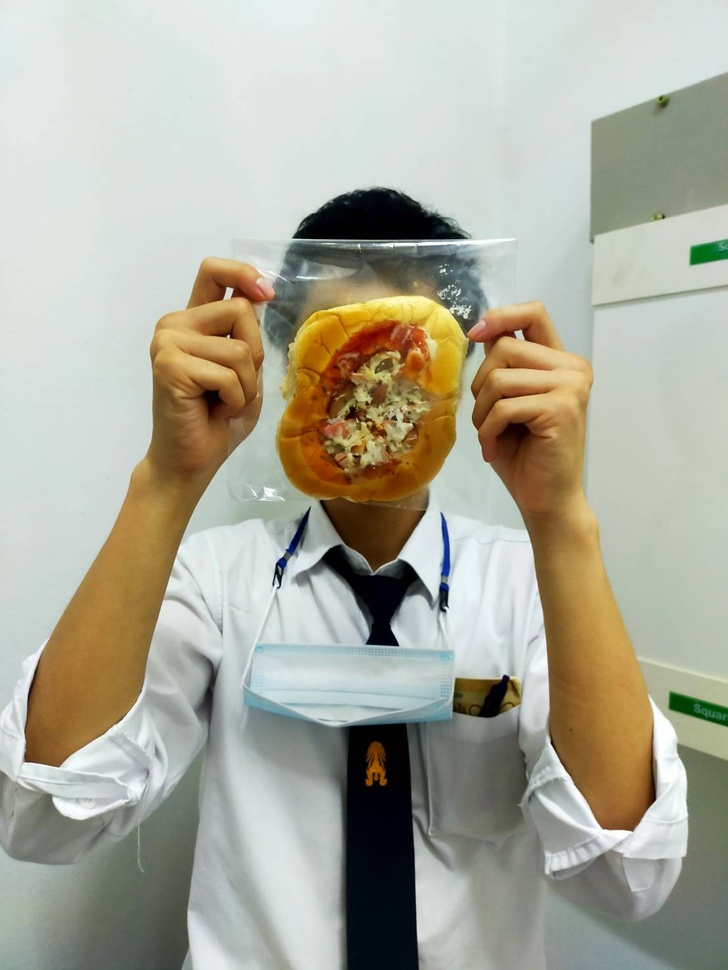
#> input picture 18558.jpg, 728 x 970 px, shrunk from 1108 x 1477 before the run
$ python power_law.py
#> lines starting #> are read from the running program, lines starting #| are printed output that depends on the picture
import cv2 as cv
import numpy as np

def power_law(img_in,gamma): # ที่อยู่ไฟล์ gamma
    gamma_corrected = (img_in / 255) ** gamma
    gamma_corrected = gamma_corrected*255
    return np.array(gamma_corrected , dtype="uint8")


if __name__  == "__main__":
    part="./18558.jpg"
    img_in = cv.imread(part,cv.IMREAD_GRAYSCALE)
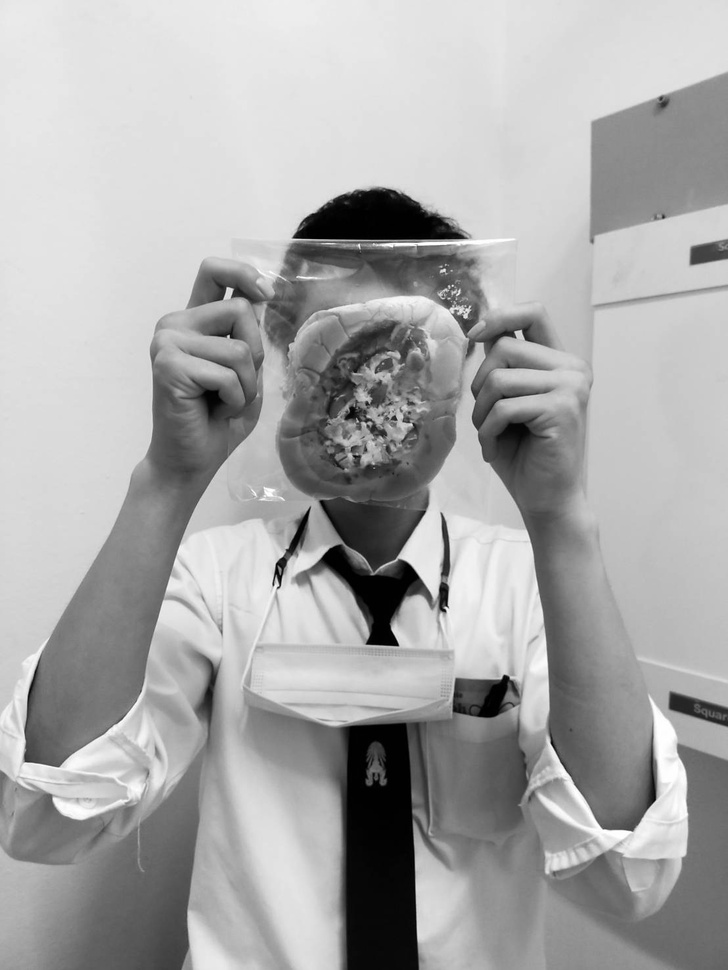
#> img_in: shape (970, 728); min 0, max 255, mean 169
    img_out = power_law(img_in,0.2)
#> in power_law, `gamma_corrected = (img_in / 255) ** gamma`:
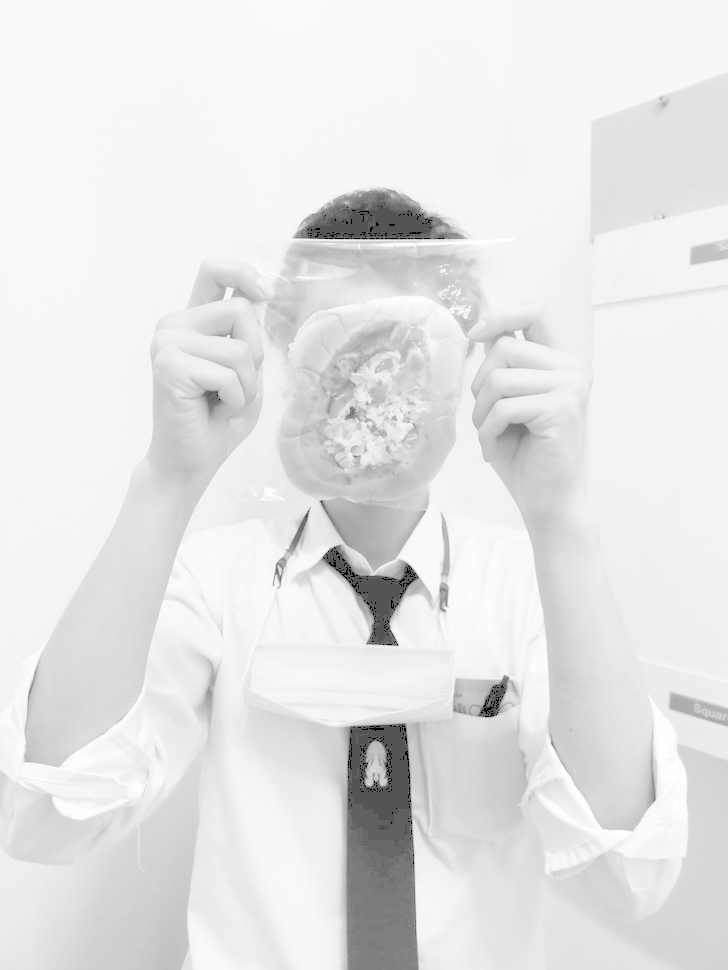
#> gamma_corrected: shape (970, 728) float64; min 0, max 1, mean 0.901
    cv.imwrite("demo1.png" , img_out)

$ run again, with 18555.jpg copied over 18558.jpg
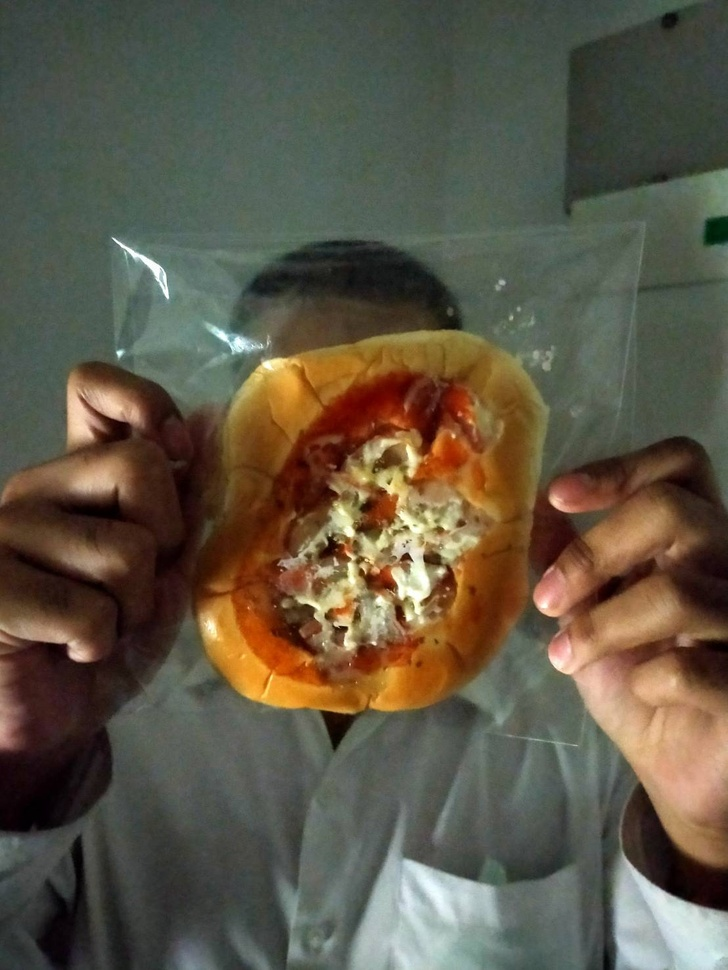
#> input picture 18555.jpg, 728 x 970 px, shrunk from 1108 x 1477 before the run
#> `img_in = cv.imread(part,cv.IMREAD_GRAYSCALE)`:
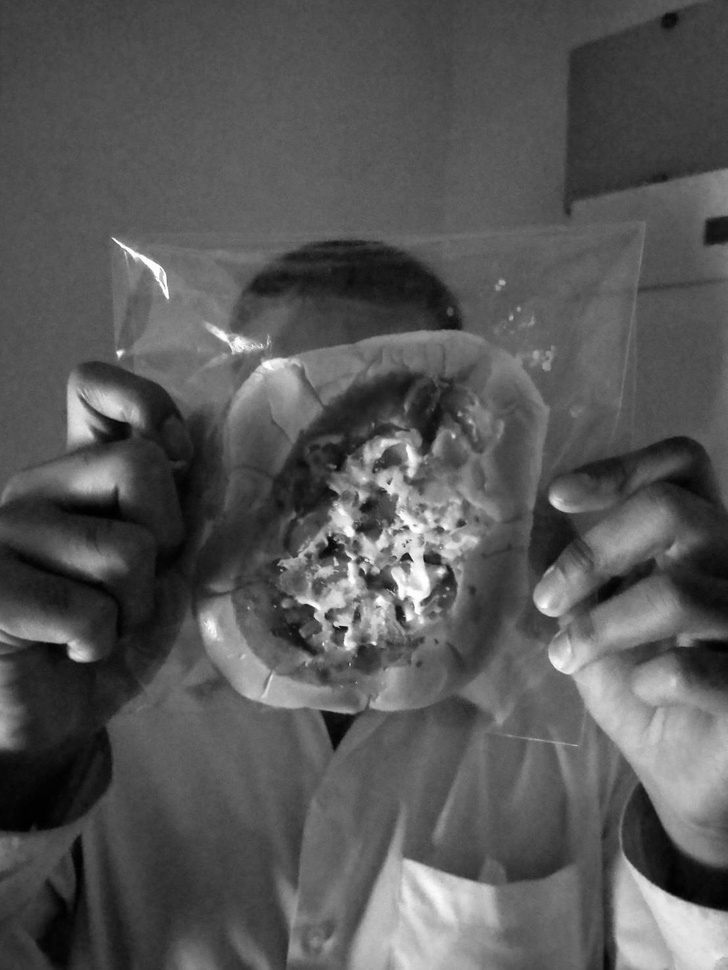
#> img_in: shape (970, 728); min 0, max 255, mean 87.2
#> in power_law, `gamma_corrected = (img_in / 255) ** gamma`:
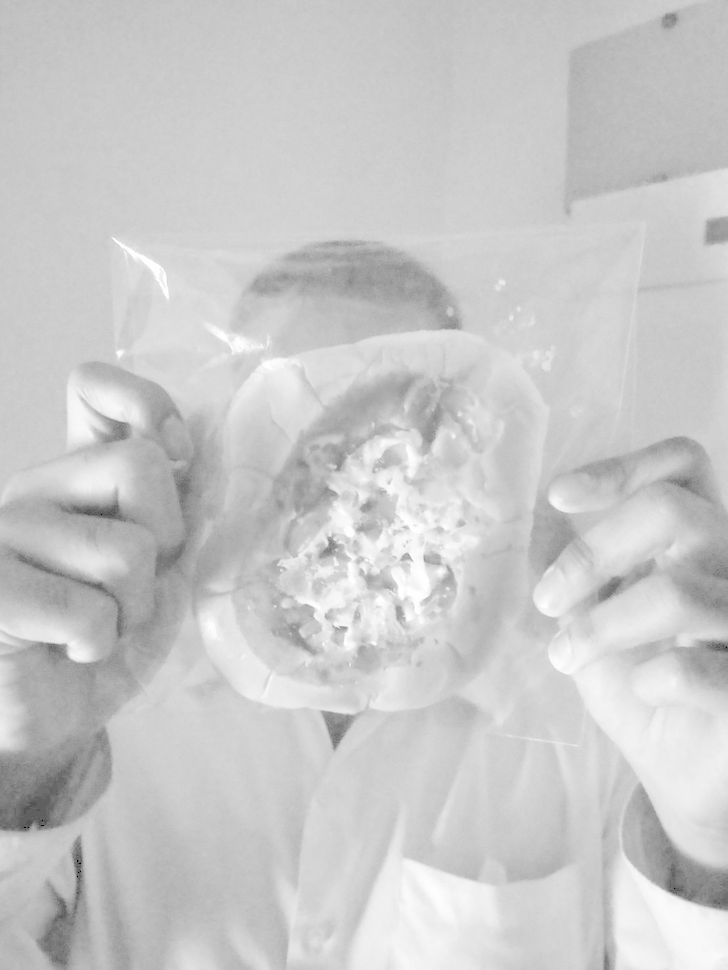
#> gamma_corrected: shape (970, 728) float64; min 0, max 1, mean 0.791

$ run again, with 18556.jpg copied over 18558.jpg
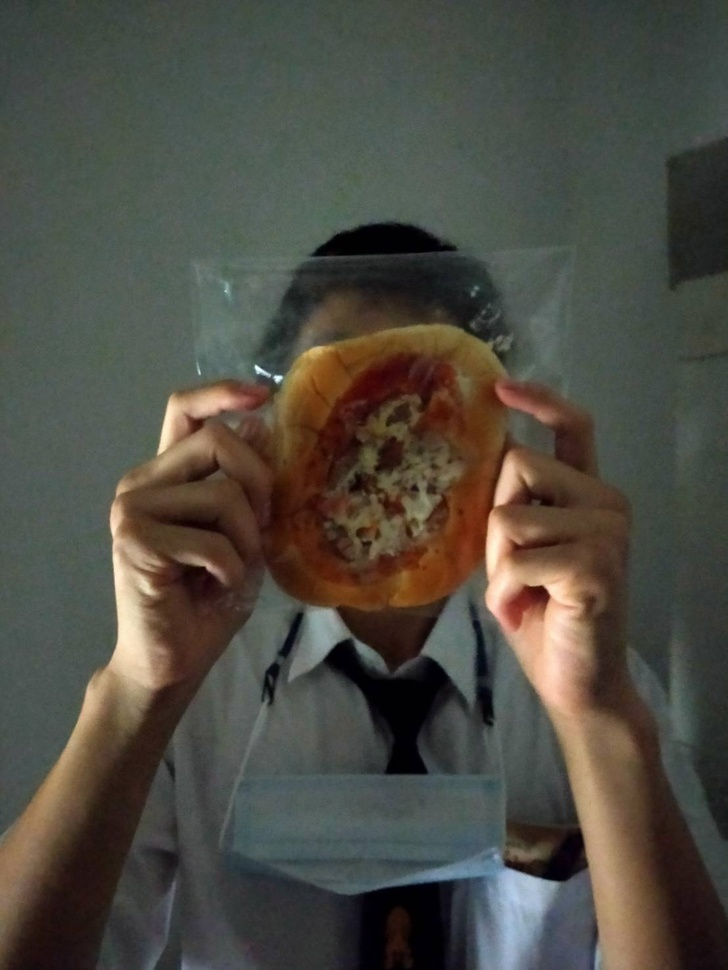
#> input picture 18556.jpg, 728 x 970 px, shrunk from 1108 x 1477 before the run
#> `img_in = cv.imread(part,cv.IMREAD_GRAYSCALE)`:
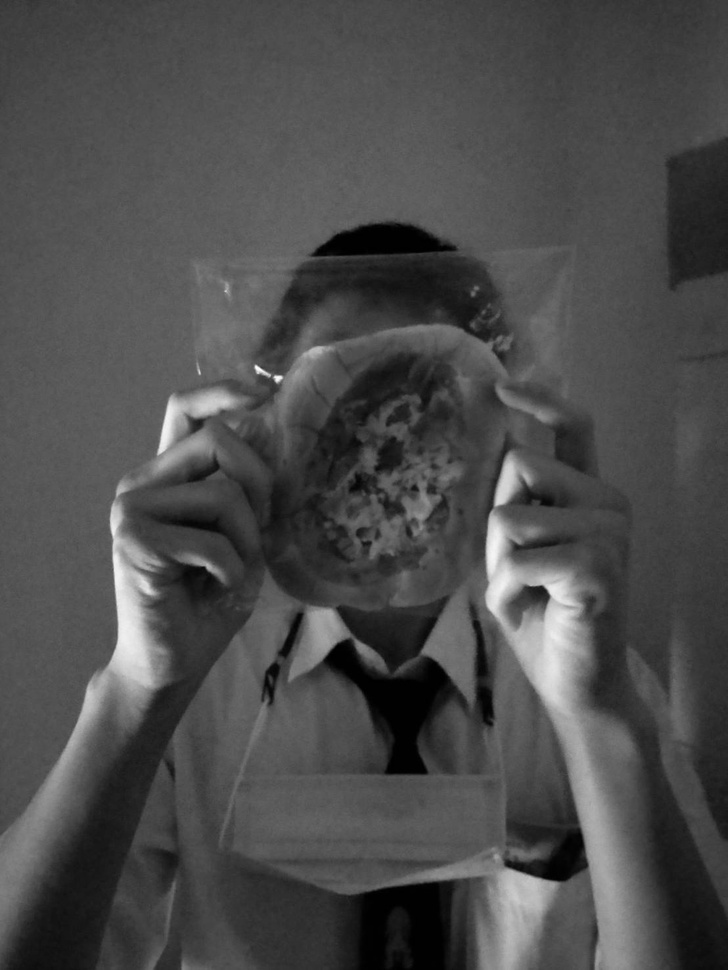
#> img_in: shape (970, 728); min 0, max 252, mean 75.5
#> in power_law, `gamma_corrected = (img_in / 255) ** gamma`:
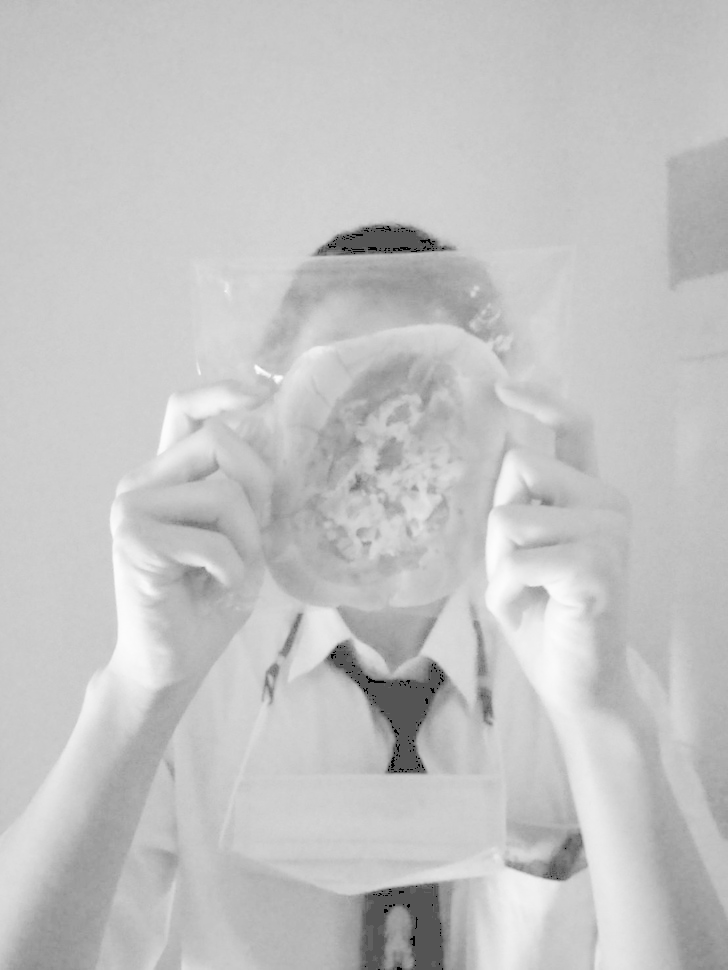
#> gamma_corrected: shape (970, 728) float64; min 0, max 0.998, mean 0.768

$ run again, with 18557.jpg copied over 18558.jpg
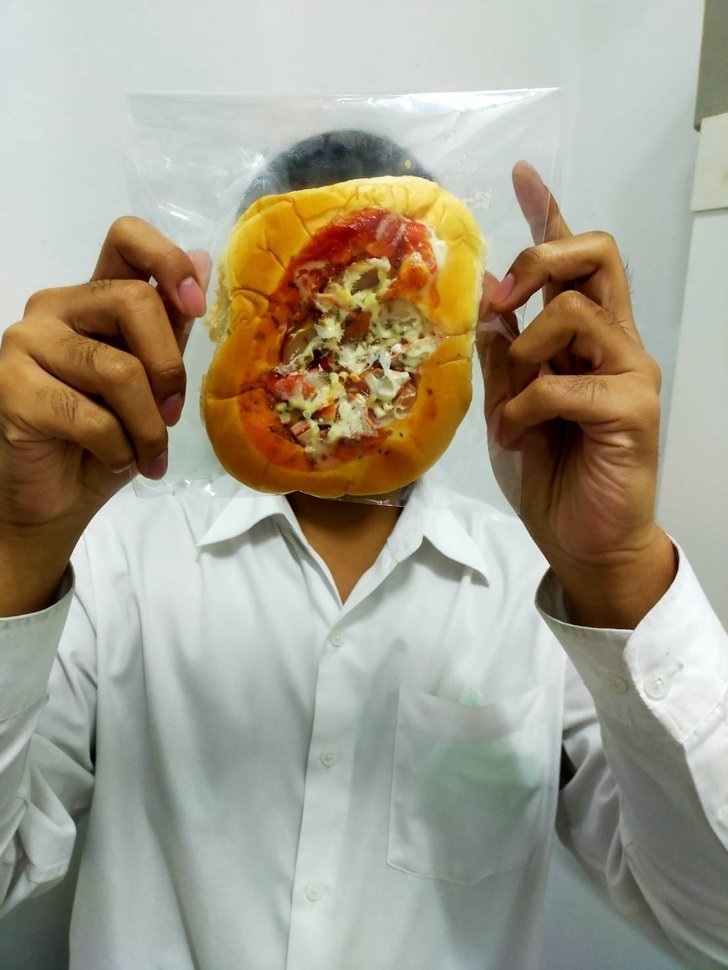
#> input picture 18557.jpg, 728 x 970 px, shrunk from 1108 x 1477 before the run
#> `img_in = cv.imread(part,cv.IMREAD_GRAYSCALE)`:
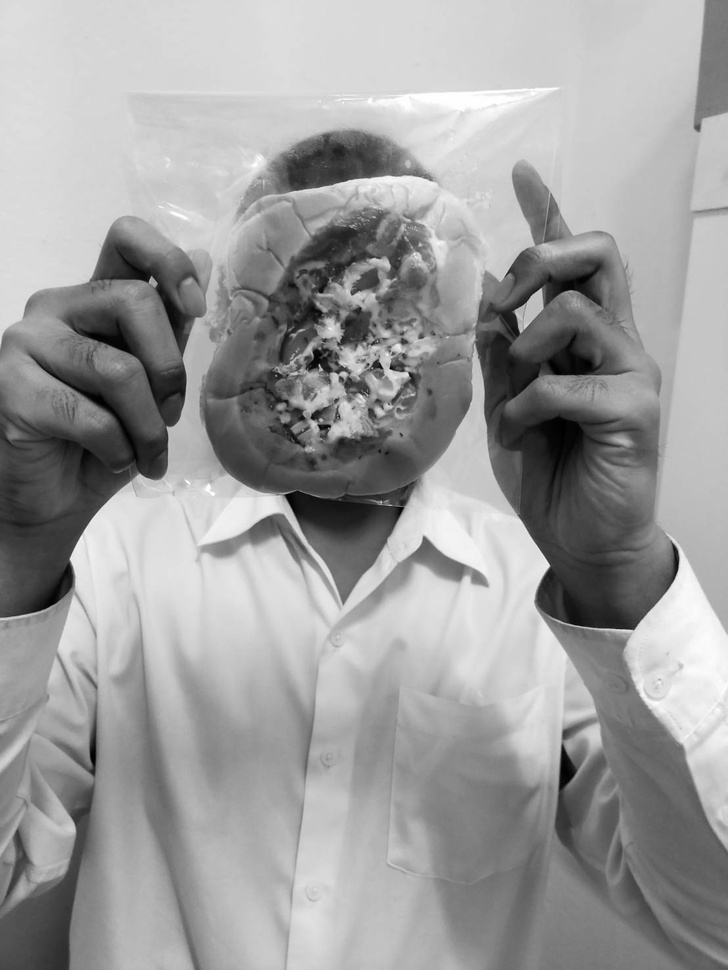
#> img_in: shape (970, 728); min 0, max 255, mean 157.1
#> in power_law, `gamma_corrected = (img_in / 255) ** gamma`:
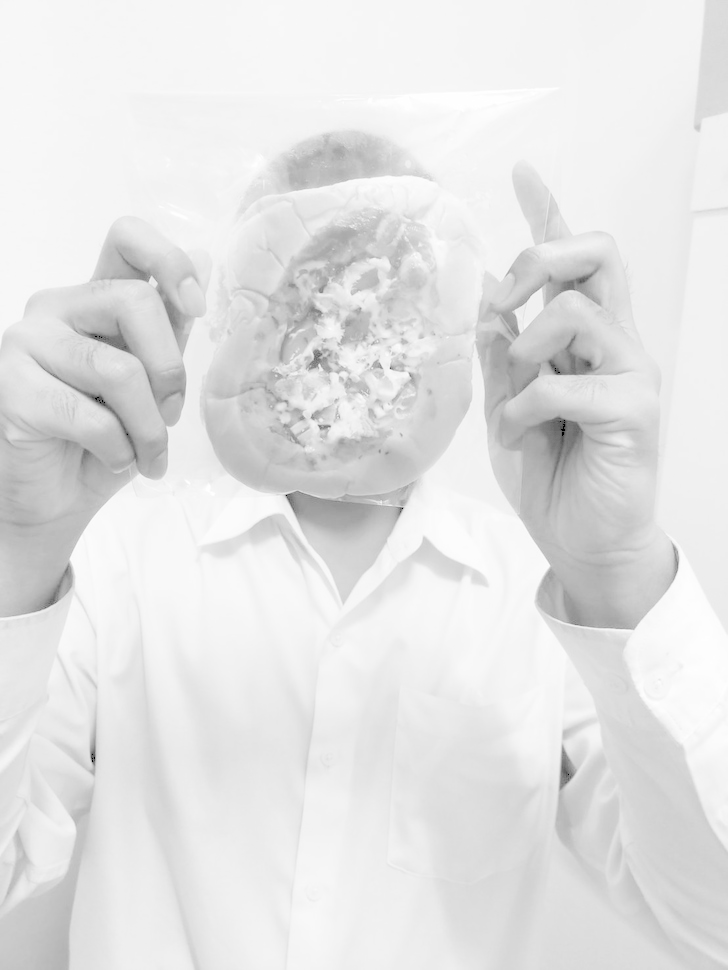
#> gamma_corrected: shape (970, 728) float64; min 0, max 1, mean 0.894
